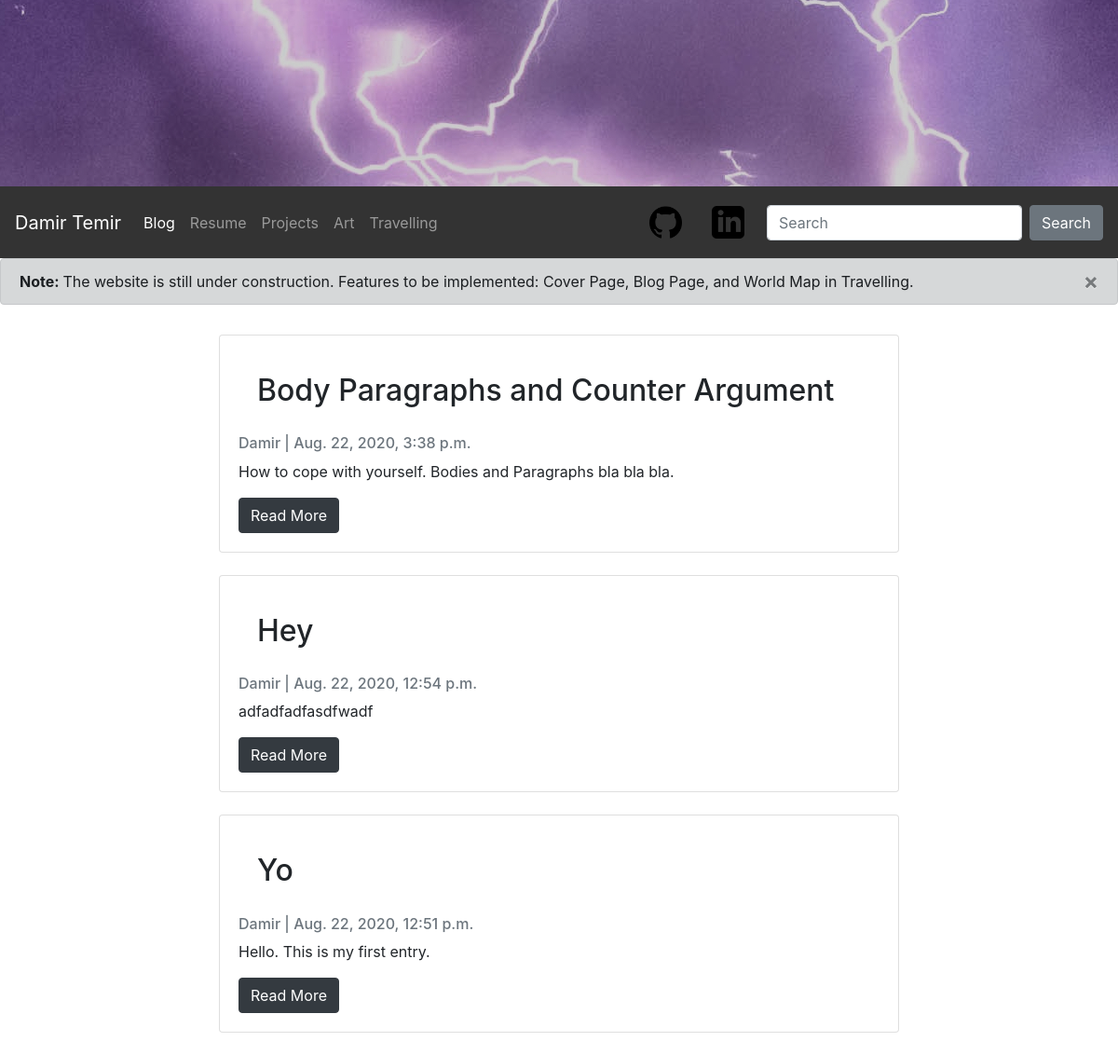
The page /blog/ on the database as committed earlier.
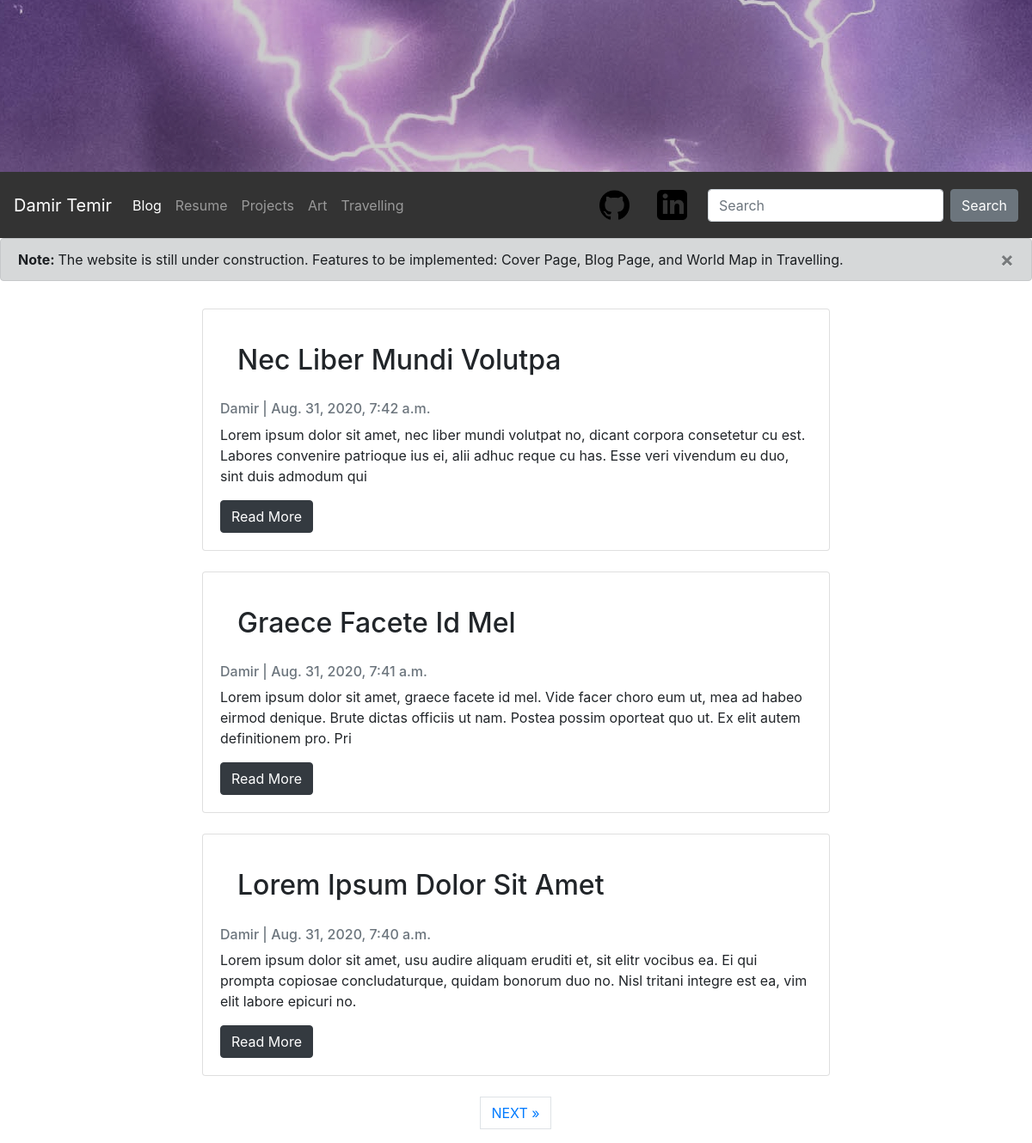
The same page on the database as committed later.
### blog/models.py (models this page shows, shortened)
class Post(models.Model):
    title = models.CharField(max_length=100, unique=True)
    header_image = models.ImageField(null=True, blank=True, upload_to="images/")
    slug = models.SlugField(max_length=100, unique=True)
    author = models.ForeignKey(User, on_delete=models.CASCADE, related_name='blog_posts')
    updated_on = models.DateTimeField(auto_now=True)
    content = models.TextField()
    created_on = models.DateTimeField(auto_now_add=True)
    status = models.IntegerField(choices=STATUS, default=0)
    class Meta:
        ordering = ['-created_on']

### blog/views.py (the view)
# urls.py: path('', views.PostList.as_view(), name='home'),
class PostList(ListView):
    queryset = Post.objects.filter(status=1).order_by('-created_on')
    template_name = 'blog/blog.html'
    context_object_name = 'post_list'
    paginate_by = 3

### blog/templates/blog/blog.html (shortened to what this page needs)
{% extends 'blog/nav.html' %}
{% load static %}
{% block content %}
    <body>
        <main>
            <div class="alert alert-dark alert-dismissible fade show" role="alert">
                <strong>Note: </strong>The website is still under construction.
                Features to be implemented: Cover Page, Blog Page, and World Map in Travelling.
                <form onsubmit="alert_visible(); return false;">
                    <button type="submit" class="close" aria-label="Close" data-dismiss="alert"><span aria-hidden="true">&times;</span></button>
                </form>
            </div>
            <div class="container align-items-center">
                <div class="row">
                {% if post_list %}
                    <div class="col-md-8 mt-3 mx-auto">
                        {% for post in post_list %}
                        <div class="card mb-4">
                        <div class="card-body">
                            <h2 class="card-body">{{ post.title }}</h2>
                            <p class="card-text text-muted h6">{{ post.author }} | {{ post.created_on }}</p>
                            <p class="card-text">{{ post.content|slice:":200" }}</p>
                            <a href="{% url 'blog:post_detail' post.slug %}" class="btn btn-dark">Read More</a>
                        </div>
                        </div>
                        {% endfor %}
                    </div>
                {% else %}
                    <p>No posts are available yet</p>
                {% endif %}
                </div>
            </div>
            {% if is_paginated %}
              <ul class="pagination justify-content-center">
                {% if page_obj.has_next %}
                <li><a href="?page={{ page_obj.next_page_number }}" class="page-link"> NEXT &raquo;</a></li>
                {% endif %}
              </ul>
            {% endif %}
        </main>
    </body>
{% endblock content %}

### blog/templates/blog/nav.html (shortened to what this page needs)
{% load static %}
<!DOCTYPE html>
<html lang="en">
    <head>
        <link rel="stylesheet" href="https://stackpath.bootstrapcdn.com/bootstrap/4.5.0/css/bootstrap.min.css">
        <link rel="stylesheet" type="text/css" href="{% static 'blog/styles.css' %}">
    </head>
    <div class="header-img img-fluid container-header"></div>
    <div>
    <nav class="navbar nav-masthead navbar-expand-md navbar-dark" style="background-color: #333;">
        <a class="navbar-brand nav-item " href="index.html">Damir Temir</a>
        <div class="collapse navbar-collapse" id="navbarsExampleDefault">
            <ul class="navbar-nav mr-auto">
                <li class="nav-item active">
                    <a class="nav-link" href="{% url 'blog:home' %}">Blog</a>
                </li>
                <li class="nav-item">
                    <a class="nav-link"href="../temp/resume.html">Resume</a>
                </li>
                <li class="nav-item">
                    <a class="nav-link" href="../temp/projects.html">Projects</a>
                </li>
                <li class="nav-item">
                    <a class="nav-link" href="../temp/art.html">Art</a>
                </li>
                <li class="nav-item">
                    <a class="nav-link" href="../temp/travel.html">Travelling</a>
                </li>
            </ul>
            <ul class="navbar-nav mr-right">
                <li class="navbar-brand">
                    <a class="nav-link" href="https://github.com/dtemir">
                        <img src="../../static/images/github.png" class="img-fluid" style="background: transparent; width:35px; filter: brightness(0%);" alt="Github Logo" width="40" height="40" loading="lazy">
                    </a>
                </li>
                <li class="navbar-brand">
                    <a class="nav-link" href="https://www.linkedin.com/in/damirtemir/">
                        <img src="../../static/images/linkedin.png" class="img-fluid" style="background: transparent; width:35px; filter: brightness(0%);" alt="LinkedIn Logo" width="40" height="40" loading="lazy">
                    </a>
                </li>
            </ul>
            <form class="form-inline my-2 my-lg-0">
                <input class="form-control mr-sm-2" type="text" placeholder="Search" aria-label="Search">
                <button class="btn btn-secondary my-2 my-sm-0" type="submit">Search</button>
            </form>
        </div>
    </nav>
    </div>
    {% block content %}{% endblock content %}
</html>

### blog/static/blog/styles.css (style rules this page uses)
.header-img { max-width: 100%; height: 200px; background-size: cover; background-image: url(../images/thunders-2.jpg); filter: brightness(80%); }
.container-header { position: relative; }

Rows that differ between the two databases and show on the page:
removed Post: title "Body Paragraphs and Counter Argument", author "Damir", created_on "Aug. 22, 2020, 3:38 p.m.", content "How to cope with yourself. Bodies and Paragraphs bla bla bla."
removed Post: title "Hey", author "Damir", created_on "Aug. 22, 2020, 12:54 p.m.", content "adfadfadfasdfwadf"
removed Post: title "Yo", author "Damir", created_on "Aug. 22, 2020, 12:51 p.m.", content "Hello. This is my first entry."
added Post: title "Nec Liber Mundi Volutpa", author "Damir", created_on "Aug. 31, 2020, 7:42 a.m.", content "Lorem ipsum dolor sit amet, nec liber mundi volutpat no, dicant corpora consetetur cu est. Labores convenire patrioque ius ei, alii adhuc reque cu has. Esse veri vivendum eu duo, sint duis admodum qui"
added Post: title "Graece Facete Id Mel", author "Damir", created_on "Aug. 31, 2020, 7:41 a.m.", content "Lorem ipsum dolor sit amet, graece facete id mel. Vide facer choro eum ut, mea ad habeo eirmod denique. Brute dictas officiis ut nam. Postea possim oporteat quo ut. Ex elit autem definitionem pro. Pri"
added Post: title "Lorem Ipsum Dolor Sit Amet", author "Damir", created_on "Aug. 31, 2020, 7:40 a.m.", content "Lorem ipsum dolor sit amet, usu audire aliquam eruditi et, sit elitr vocibus ea. Ei qui prompta copiosae concludaturque, quidam bonorum duo no. Nisl tritani integre est ea, vim elit labore epicuri no."
Other text that changed with them:
text now shown: "NEXT »"
